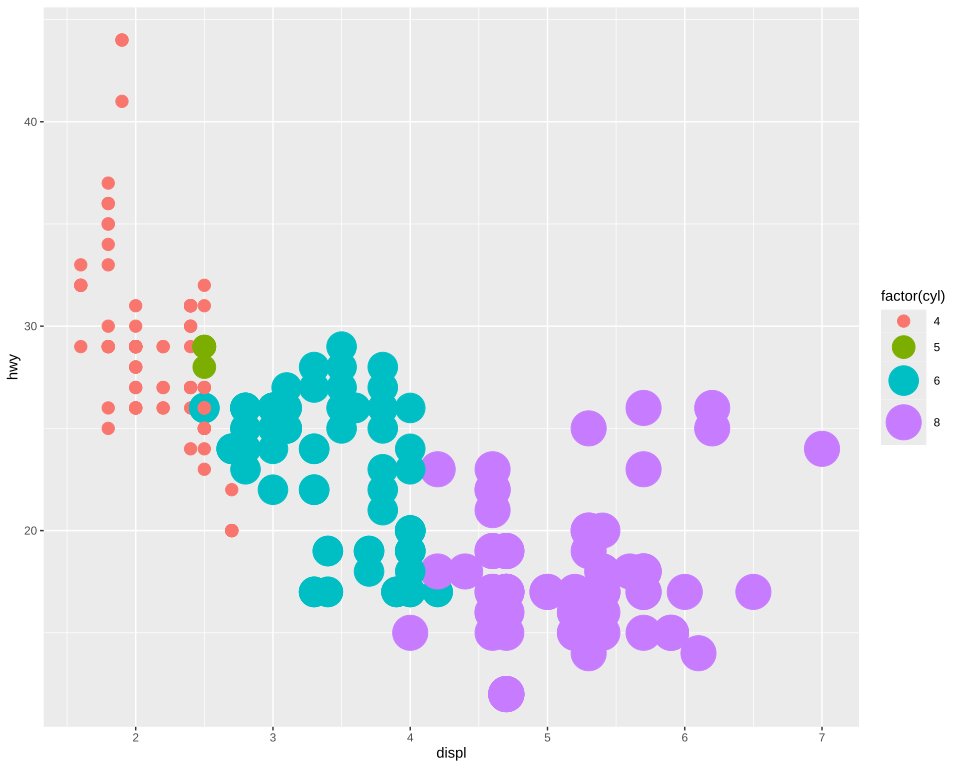

Generate this figure with R:
# The plot test/golden/size_merged_rows.svg draws, drawn by ggplot2 itself, as ggplot2's own visual
# tests draw their snapshots: the independent check on that golden whenever it changes. The suite
# never runs this; it needs R, ggplot2 and vdiffr, saved as the Docker image giggly-r:ggplot2-4.0.3.
# From the repository's root:
#
#   docker run --rm -v "$PWD/test/golden":/golden:ro giggly-r:ggplot2-4.0.3 \
#     Rscript /golden/size_merged_rows.R > size_merged_rows.ggplot2.svg
#
# and compare the two drawings element by element, as test/golden/point.R describes.
#
# mpg's cylinders as a factor mapped to both size and colour, sized by area from 4 to 12 mm: the
# two legends read alike and merge into one, each key a point in its colour and size, the keys'
# column 34.02 points wide, as wide as the largest point, and its rows 17.28, 21.71, 28.53 and
# 34.02 points tall, each as tall as its own point or the theme's key.
# First checked with ggplot2 4.0.3 and vdiffr 1.0.9: every element matches, the x axis drawn before
# the y as test/golden/point.R describes, and every clip path.

library(ggplot2)

plot <- ggplot(mpg, aes(displ, hwy, size = factor(cyl), colour = factor(cyl))) +
  geom_point() +
  scale_size_discrete(range = c(4, 12)) +
  theme_gray()

file <- tempfile(fileext = ".svg")
suppressWarnings(vdiffr::write_svg(plot, file))
cat(readLines(file), sep = "\n")
